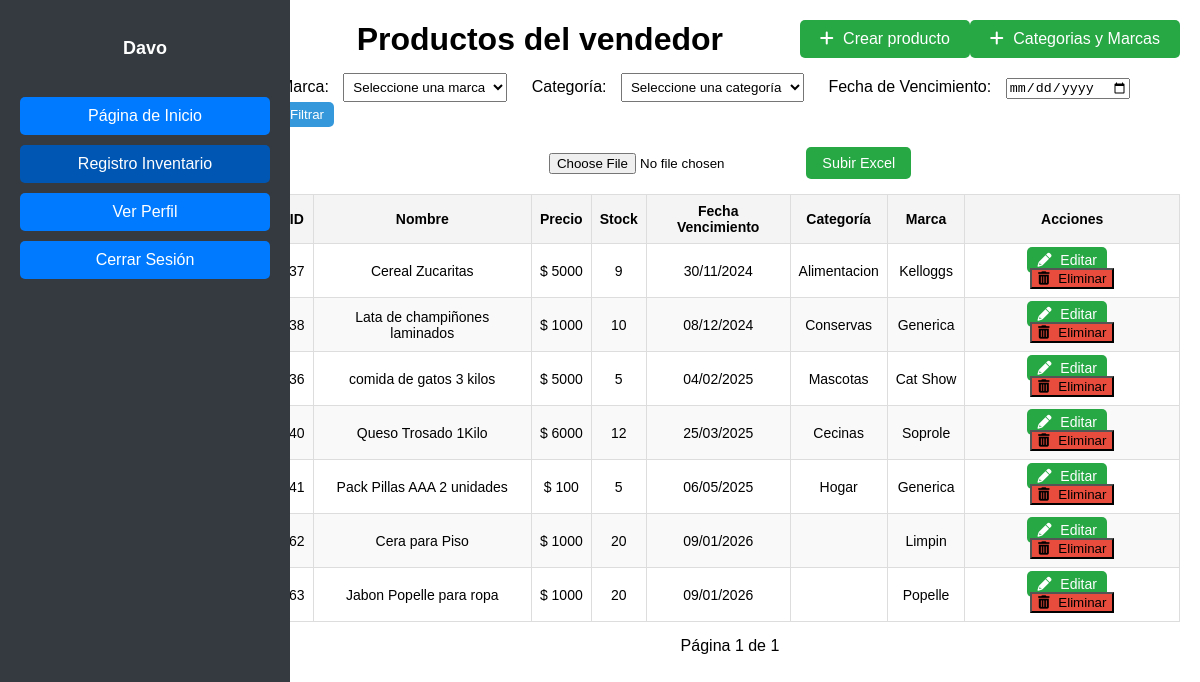
The page /vendedor/ (signed in) on the database its author committed.
### pagina/models.py (models this page shows, shortened)
class Producto(models.Model):
    nombre = models.CharField(max_length=100)
    precio = models.DecimalField(max_digits=10, decimal_places=4)
    stock = models.IntegerField()
    descripcion = models.TextField()
    marca = models.ForeignKey(Marca, on_delete=models.CASCADE)
    categoria = models.ForeignKey(Categoria, null=True, blank=True, on_delete=models.SET_NULL)
    fecha_vencimiento = models.DateField(default=timezone.now)

class Categoria(models.Model):
    nombre = models.CharField(max_length=100)

class Marca(models.Model):
    nombre = models.CharField(max_length=100)

### pagina/views.py (the view)
# urls.py: path('vendedor/', vendedor, name='vendedor'),
@login_required
def vendedor(request):
    productos = Producto.objects.all()
    marca_id = request.GET.get('marca')
    if marca_id:
        productos = productos.filter(marca_id=marca_id)
    categoria_id = request.GET.get('categoria')
    if categoria_id:
        productos = productos.filter(categoria_id=categoria_id)
    productos = productos.order_by('fecha_vencimiento')
    paginator = Paginator(productos, 15)  # 15 productos por página
    page_number = request.GET.get('page')
    page_obj = paginator.get_page(page_number)
    marcas = Marca.objects.all()
    categorias = Categoria.objects.all()
    return render(request, 'vendedor.html', {
        'page_obj': page_obj,
        'marcas': marcas,
        'categorias': categorias
    })

### pagina/templates/vendedor.html (shortened to what this page needs)
<!DOCTYPE html>
<!DOCTYPE html>
<html lang="es">
<head>
    {% load static %}
    <link rel="stylesheet" href="{% static 'css/vendedor.css' %}">
    <link rel="stylesheet" href="https://cdnjs.cloudflare.com/ajax/libs/font-awesome/6.0.0-beta3/css/all.min.css">
    <link rel="stylesheet" href="{% static 'css/lateral.css' %}">
</head>
<body>
    <div class="sidebar">
        <div class="perfil">
            <p>
                {% if user.is_authenticated %}
                    {{ user.username }}
                {% else %}
                    Invitado
                {% endif %}
            </p>
        </div>
        <ul>
            <li><a href="{% url 'adminpage' %}">Página de Inicio</a></li>
            <li><a href="{% url 'vendedor' %}" class="active">Registro Inventario</a></li>
            <li><a href="{% url 'verPerfil' %}" class="btn-primary">Ver Perfil</a></li>
            <li>
                <form action="{% url 'logout' %}" method="post">
                    <button type="submit" class="btn">Cerrar Sesión</button>
                </form>
            </li>
        </ul>
    </div>
    <div class="main-content">
        <div class="header">
            <h1>Productos del vendedor</h1>
            <a href="{% url 'crearproducto' %}" class="btn-create">
                <i class="fas fa-plus"></i> Crear producto
            </a>
            <a href="{% url 'catmarca' %}" class="btn-create">
                <i class="fas fa-plus"></i> Categorias y Marcas
            </a>
        </div>
        <div class="filters">
            <form method="GET">
                <label for="marca">Marca:</label>
                <select name="marca" id="marca">
                    <option value="">Seleccione una marca</option>
                </select>
                <label for="categoria">Categoría:</label>
                <select name="categoria" id="categoria">
                    <option value="">Seleccione una categoría</option>
                </select>
                <label for="fecha_vencimiento">Fecha de Vencimiento:</label>
                <input type="date" name="fecha_vencimiento" id="fecha_vencimiento" value="{{ request.GET.fecha_vencimiento }}">
                <button type="submit" class="btn-filter">Filtrar</button>
            </form>
        </div>
        <div class="upload-form">
            <form method="POST" enctype="multipart/form-data" action="{% url 'cargar_excel' %}">
                <input type="file" name="archivo_excel" id="excel_file">
                <button type="submit">Subir Excel</button>
            </form>
        </div>
        <div class="table-container">
            <table class="product-table">
                <thead>
                    <tr>
                        <th>ID</th>
                        <th>Nombre</th>
                        <th>Precio</th>
                        <th>Stock</th>
                        <th>Fecha Vencimiento</th>
                        <th>Categoría</th>
                        <th>Marca</th>
                        <th>Acciones</th>
                    </tr>
                </thead>
                <tbody id="product-table-body">
                    {% for producto in page_obj %}
                        <tr>
                            <td>{{ producto.id }}</td>
                            <td>{{ producto.nombre }}</td>
                            <td>$ {{ producto.precio|floatformat:0 }}</td>
                            <td>{{ producto.stock }}</td>
                            <td>{{ producto.fecha_vencimiento|date:"d/m/Y" }}</td>
                            <td>{{ producto.categoria.nombre }}</td>
                            <td>{{ producto.marca.nombre }}</td>
                            <td>
                                <a href="{% url 'editar_producto' producto.id %}" class="btn-edit">
                                    <i class="fas fa-pencil-alt"></i> Editar
                                </a>
                                <a > <button class="btn-delete" data-url="{% url 'eliminar_producto' producto.id %}">
                                    <i class="fas fa-trash-alt"></i> Eliminar
                                </button>
                                </a>
                            </td>
                        </tr>
                    {% empty %}
                        <tr>
                            <td colspan="8">No hay productos disponibles.</td>
                        </tr>
                    {% endfor %}
                </tbody>
            </table>
        </div>
        <div class="pagination">
            <span>Página {{ page_obj.number }} de {{ page_obj.paginator.num_pages }}</span>
        </div>
    </div>
</body>
</html>

### pagina/static/css/vendedor.css (style rules this page uses)
body { margin: 0; font-family: Arial, sans-serif; display: flex; }
.main-content { flex-grow: 1; padding: 20px; }
.header { display: flex; justify-content: space-between; align-items: center; margin-bottom: 20px; }
.header h1 { margin: 0; }
.btn-create { background-color: #28a745; color: white; padding: 10px 20px; text-decoration: none; border-radius: 5px; font-size: 16px; }
.btn-create i { margin-right: 5px; }
.filters { margin-bottom: 20px; }
.filters label { margin-right: 10px; }
.filters select { padding: 5px; margin-right: 20px; }
.filters .btn-filter { padding: 5px 10px; background-color: #3498db; color: white; border: none; border-radius: 5px; }
.product-table { width: 100%; border-collapse: collapse; margin-bottom: 20px; }
.product-table th, .product-table td { padding: 10px; text-align: center; border: 1px solid #ddd; }
.product-table th { background-color: #f4f4f4; }
.product-table td a { text-decoration: none; color: white; padding: 5px 10px; border-radius: 5px; }
.btn-edit { background-color: #28a745; margin-right: 10px; }
.btn-delete { background-color: #e74c3c; }
.btn-edit i, .btn-delete i { margin-right: 5px; }
.pagination { text-align: center; margin-top: 20px; }
.product-table { width: 90%; max-width: 1000px; margin: auto; border-collapse: collapse; font-size: 14px; }
.product-table th { padding: 8px; text-align: left; background-color: #f2f2f2; }
.product-table td { padding: 6px; text-align: left; border-bottom: 1px solid #ddd; }
.product-table tr { height: 30px; }
.product-table { border-spacing: 2px; }
.perfil { display: flex; align-items: center; justify-content: center; flex-direction: row; margin-bottom: 20px; }
h1 { text-align: center; }

### pagina/static/css/lateral.css (style rules this page uses)
.sidebar { width: 250px; height: 100vh; background-color: #333; display: flex; flex-direction: column; align-items: center; padding-top: 20px; }
.perfil { text-align: center; margin-bottom: 20px; }
.perfil p { color: #fff; font-size: 18px; font-weight: bold; }
.sidebar ul { list-style-type: none; padding: 0; width: 100%; }

### pagina/templates/vendedor.html (style rules this page uses)
.sidebar { display: flex; flex-direction: column; align-items: center; width: 250px; background-color: #343a40; color: white; padding: 20px; height: 100%; position: fixed; }
.sidebar ul { display: flex; flex-direction: column; align-items: center; padding: 0; margin: 0; list-style: none; width: 100%; }
.sidebar ul li { width: 100%; margin-bottom: 10px; text-align: center; }
.sidebar ul li a, .sidebar ul li button { width: 100%; padding: 10px; border-radius: 5px; color: white; background-color: #007bff; text-decoration: none; text-align: center; font-size: 1rem; display: block; box-sizing: border-box; }
.sidebar ul li a.active { background-color: #0056b3; }
.sidebar ul li a.btn-primary { background-color: #007bff; }
.sidebar ul li button { background-color: #007bff; border: none; cursor: pointer; }
.main-content { margin-left: 260px; padding: 20px; display: flex; flex-direction: column; align-items: center; flex: 1; }
.header { display: flex; justify-content: space-between; align-items: center; margin-bottom: 15px; width: 100%; }
.header h1 { flex: 1; text-align: center; margin: 0; }
.upload-form { display: flex; justify-content: center; gap: 10px; align-items: center; margin-bottom: 15px; }
.upload-form button { background-color: #28a745; color: white; padding: 8px 16px; border-radius: 5px; border: none; cursor: pointer; font-size: 0.9rem; }
.table-container { width: 100%; overflow-x: auto; }
.product-table { width: 100%; border-collapse: collapse; }
.product-table th, .product-table td { border: 1px solid #ddd; padding: 8px; text-align: center; }
.product-table th { background-color: #f4f4f4; }
.product-table td { word-wrap: break-word; white-space: normal; }
.product-table tr:nth-child(even) { background-color: #f9f9f9; }
.pagination { margin-top: 15px; text-align: center; }

### rows shown on the page
Producto: id "37", nombre "Cereal Zucaritas", precio "5000", stock "9", fecha_vencimiento "30/11/2024", categoria.nombre "Alimentacion", marca.nombre "Kelloggs"
Producto: id "38", nombre "Lata de champiñones laminados", precio "1000", stock "10", fecha_vencimiento "08/12/2024", categoria.nombre "Conservas", marca.nombre "Generica"
Producto: id "36", nombre "comida de gatos 3 kilos", precio "5000", stock "5", fecha_vencimiento "04/02/2025", categoria.nombre "Mascotas", marca.nombre "Cat Show"
Producto: id "40", nombre "Queso Trosado 1Kilo", precio "6000", stock "12", fecha_vencimiento "25/03/2025", categoria.nombre "Cecinas", marca.nombre "Soprole"
Producto: id "41", nombre "Pack Pillas AAA 2 unidades", precio "100", stock "5", fecha_vencimiento "06/05/2025", categoria.nombre "Hogar", marca.nombre "Generica"
Producto: id "62", nombre "Cera para Piso", precio "1000", stock "20", fecha_vencimiento "09/01/2026", marca.nombre "Limpin"
Producto: id "63", nombre "Jabon Popelle para ropa", precio "1000", stock "20", fecha_vencimiento "09/01/2026", marca.nombre "Popelle"

### other values the page prints
{{ user.username }} "Davo"
{{ page_obj.number }} "1"
{{ page_obj.paginator.num_pages }} "1"
